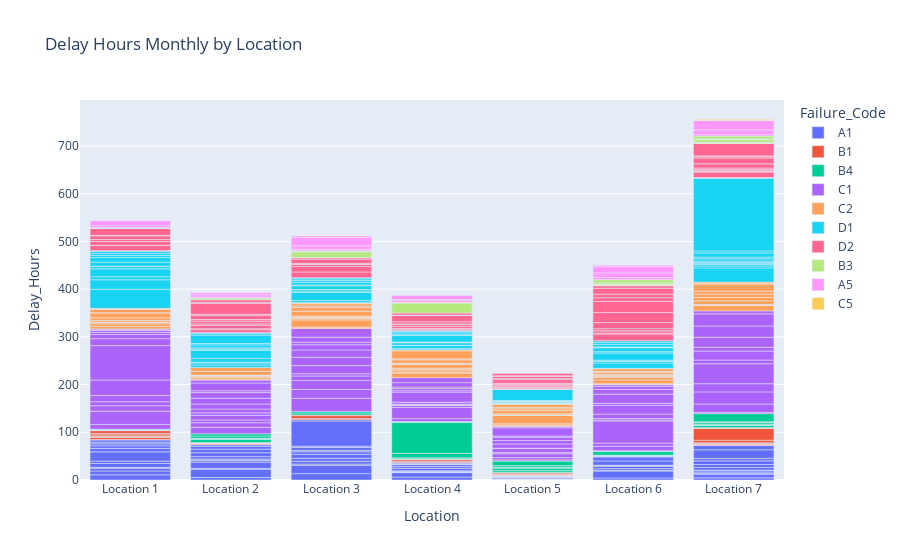

Notebook source saved alongside this figure:
### Code cell
fig = px.bar(ml_csv_group,
            x="Location", 
            y="Delay_Hours", 
            color="Failure_Code", 
            title="Delay Hours Monthly by Location"
          )

fig.show()

### Figure 1 — Plotly figure (JSON) as saved in the notebook; plotly's stock layout.template omitted (floating-point values rounded to 4 significant figures)
{"data": [{"hovertemplate": "Failure_Code=A1<br>Location=%{x}<br>Delay_Hours=%{y}<extra></extra>", "legendgroup": "A1", "marker": {"color": "#636efa", "pattern": {"shape": ""}}, "name": "A1", "orientation": "v", "showlegend": true, "textposition": "auto", "type": "bar", "x": ["Location 1", "Location 2", "Location 3", "Location 4", "Location 5", "Location 6", "Location 7", "Location 1", "Location 2", "Location 3", "Location 4", "Location 5", "Location 6", "Location 7", "Location 1", "Location 2", "Location 3", "Location 4", "Location 5", "Location 6", "Location 7", "Location 1", "Location 2", "Location 3", "Location 4", "Location 5", "Location 6", "Location 7", "Location 1", "Location 2", "Location 3", "Location 4", "Location 5", "Location 6", "Location 7", "Location 1", "Location 2", "Location 3", "Location 4", "Location 5", "Location 6", "Location 7", "Location 1", "Location 2", "Location 3", "Location 4", "Location 5", "Location 6", "Location 7", "Location 1", "Location 2", "Location 3", "Location 4", "Location 5", "Location 6", "Location 7", "Location 1", "Location 2", "Location 3", "Location 4", "Location 5", "Location 6", "Location 7", "Location 1", "Location 2", "Location 3", "Location 4", "Location 5", "Location 6", "Location 7", "Location 1", "Location 2", "Location 3", "Location 4", "Location 5", "Location 6", "Location 7", "Location 1", "Location 2", "Location 3", "Location 4", "Location 5", "Location 6", "Location 7"], "xaxis": "x", "y": [10.96, 5.22, 13.32, 6.03, 0.48, 4.26, 4.47, 8.01, 17.25, 17.3, 9.52, 0.99, 14.87, 7.8, 5.53, 1.97, 2.82, 1.08, 0.55, 0.22, 1.96, 2.04, 12.85, 5.91, 0.42, 0.13, 0.73, 2.63, 8.11, 3.3, 6.12, 2.05, 0.1, 3.61, 2.9, 4.96, 1.44, 8.2, 0.37, 2.08, 4.82, 0.84, 19.43, 1.99, 5.29, 5.21, 0.78, 2.16, 5.65, 7.24, 4.93, 3.22, 4.0, 0.95, 0.32, 6.16, 5.58, 8.24, 6.03, 3.78, 1.61, 9.02, 7.74, 4.12, 7.49, 2.69, 0.88, 0.05, 8.26, 5.24, 3.42, 5.7, 52.74, 1.1, 0.93, 1.08, 17.89, 4.56, 3.69, 2.85, 2.38, 0.44, 0.81, 8.84], "yaxis": "y"}, {"hovertemplate": "Failure_Code=B1<br>Location=%{x}<br>Delay_Hours=%{y}<extra></extra>", "legendgroup": "B1", "marker": {"color": "#EF553B", "pattern": {"shape": ""}}, "name": "B1", "orientation": "v", "showlegend": true, "textposition": "auto", "type": "bar", "x": ["Location 1", "Location 6", "Location 1", "Location 4", "Location 5", "Location 2", "Location 5", "Location 1", "Location 2", "Location 5", "Location 1", "Location 2", "Location 5", "Location 7", "Location 1", "Location 3", "Location 4", "Location 5", "Location 7", "Location 1", "Location 7", "Location 1", "Location 4", "Location 7", "Location 1", "Location 2", "Location 5", "Location 7", "Location 2", "Location 3", "Location 4", "Location 6", "Location 7", "Location 1", "Location 3", "Location 5", "Location 7", "Location 1", "Location 3", "Location 7"], "xaxis": "x", "y": [0.92, 1.08, 4.12, 2.16, 0.75, 0.04, 0.9, 1.16, 0.7, 0.57, 0.48, 2.42, 0.16, 1.65, 2.06, 2.22, 3.65, 3.23, 1.49, 3.66, 0.6, 1.32, 0.08, 1.87, 5.72, 0.08, 0.25, 0.34, 0.58, 0.08, 0.6, 0.14, 5.3, 0.67, 6.03, 0.74, 25.12, 0.1, 1.41, 0.24], "yaxis": "y"}, {"hovertemplate": "Failure_Code=B4<br>Location=%{x}<br>Delay_Hours=%{y}<extra></extra>", "legendgroup": "B4", "marker": {"color": "#00cc96", "pattern": {"shape": ""}}, "name": "B4", "orientation": "v", "showlegend": true, "textposition": "auto", "type": "bar", "x": ["Location 1", "Location 7", "Location 1", "Location 2", "Location 4", "Location 5", "Location 4", "Location 5", "Location 7", "Location 1", "Location 2", "Location 3", "Location 5", "Location 7", "Location 1", "Location 2", "Location 4", "Location 5", "Location 6", "Location 7", "Location 2", "Location 2", "Location 4", "Location 5", "Location 7", "Location 1", "Location 2", "Location 3", "Location 4", "Location 5", "Location 6", "Location 7", "Location 2", "Location 6", "Location 4", "Location 6", "Location 7", "Location 2", "Location 5", "Location 7"], "xaxis": "x", "y": [0.25, 1.08, 0.57, 0.1, 1.08, 3.87, 2.23, 0.08, 4.68, 0.42, 0.51, 4.15, 4.17, 0.18, 0.08, 6.81, 8.93, 3.08, 0.37, 2.67, 1.0, 0.91, 65.36, 0.17, 0.17, 1.1, 0.18, 3.42, 0.75, 3.37, 7.92, 3.31, 4.8, 1.37, 0.72, 0.18, 1.13, 4.77, 9.13, 17.03], "yaxis": "y"}, {"hovertemplate": "Failure_Code=C1<br>Location=%{x}<br>Delay_Hours=%{y}<extra></extra>", "legendgroup": "C1", "marker": {"color": "#ab63fa", "pattern": {"shape": ""}}, "name": "C1", "orientation": "v", "showlegend": true, "textposition": "auto", "type": "bar", "x": ["Location 1", "Location 2", "Location 3", "Location 4", "Location 5", "Location 6", "Location 7", "Location 1", "Location 2", "Location 3", "Location 4", "Location 5", "Location 6", "Location 7", "Location 1", "Location 2", "Location 3", "Location 4", "Location 5", "Location 6", "Location 7", "Location 1", "Location 2", "Location 3", "Location 4", "Location 5", "Location 6", "Location 7", "Location 1", "Location 2", "Location 3", "Location 4", "Location 5", "Location 6", "Location 7", "Location 1", "Location 2", "Location 3", "Location 4", "Location 5", "Location 6", "Location 7", "Location 1", "Location 2", "Location 3", "Location 4", "Location 5", "Location 6", "Location 7", "Location 1", "Location 2", "Location 3", "Location 4", "Location 5", "Location 6", "Location 7", "Location 1", "Location 2", "Location 3", "Location 4", "Location 5", "Location 6", "Location 7", "Location 1", "Location 2", "Location 3", "Location 4", "Location 5", "Location 6", "Location 7", "Location 1", "Location 2", "Location 3", "Location 4", "Location 5", "Location 6", "Location 7", "Location 1", "Location 2", "Location 3", "Location 4", "Location 5", "Location 6", "Location 7"], "xaxis": "x", "y": [9.9, 13.34, 27.3, 6.23, 2.66, 9.33, 2.64, 27.72, 9.71, 18.6, 23.72, 4.88, 6.96, 17.5, 11.33, 5.88, 19.06, 3.85, 7.8, 46.25, 25.55, 8.56, 9.83, 9.28, 1.34, 2.83, 1.9, 17.1, 12.93, 5.14, 4.71, 1.28, 8.2, 3.18, 41.95, 32.41, 7.88, 16.99, 4.18, 0.67, 9.36, 7.72, 72.28, 10.33, 17.43, 21.19, 8.97, 18.27, 18.77, 14.53, 12.34, 15.33, 3.1, 7.19, 3.98, 7.84, 8.7, 11.72, 11.07, 4.49, 6.94, 19.47, 21.0, 4.47, 3.87, 5.28, 3.18, 2.55, 10.2, 23.67, 3.92, 16.32, 10.34, 9.11, 17.15, 5.88, 25.55, 3.06, 6.18, 18.4, 10.5, 2.93, 3.54, 6.13], "yaxis": "y"}, {"hovertemplate": "Failure_Code=C2<br>Location=%{x}<br>Delay_Hours=%{y}<extra></extra>", "legendgroup": "C2", "marker": {"color": "#FFA15A", "pattern": {"shape": ""}}, "name": "C2", "orientation": "v", "showlegend": true, "textposition": "auto", "type": "bar", "x": ["Location 1", "Location 3", "Location 4", "Location 5", "Location 6", "Location 7", "Location 1", "Location 2", "Location 3", "Location 4", "Location 6", "Location 7", "Location 1", "Location 2", "Location 3", "Location 4", "Location 5", "Location 6", "Location 7", "Location 1", "Location 2", "Location 3", "Location 4", "Location 5", "Location 6", "Location 7", "Location 1", "Location 2", "Location 3", "Location 4", "Location 5", "Location 1", "Location 3", "Location 4", "Location 5", "Location 6", "Location 7", "Location 1", "Location 2", "Location 3", "Location 4", "Location 5", "Location 7", "Location 1", "Location 2", "Location 3", "Location 4", "Location 6", "Location 7", "Location 1", "Location 2", "Location 3", "Location 4", "Location 5", "Location 6", "Location 1", "Location 2", "Location 3", "Location 4", "Location 5", "Location 6", "Location 7", "Location 1", "Location 3", "Location 4", "Location 5", "Location 6", "Location 7", "Location 1", "Location 2", "Location 3", "Location 4", "Location 5", "Location 6", "Location 7"], "xaxis": "x", "y": [0.28, 2.4, 9.61, 2.57, 1.77, 11.21, 5.08, 0.7, 15.57, 1.93, 0.4, 0.4, 5.75, 3.96, 2.46, 4.51, 2.85, 7.9, 1.75, 3.05, 0.38, 0.9, 0.5, 18.14, 5.4, 7.53, 0.78, 3.25, 2.77, 3.27, 0.63, 3.1, 0.3, 8.02, 0.03, 2.1, 7.22, 5.41, 0.42, 1.13, 2.0, 2.1, 7.07, 10.09, 0.73, 10.49, 0.28, 1.78, 6.31, 0.72, 1.12, 7.83, 7.16, 7.18, 2.43, 6.86, 7.62, 3.41, 2.17, 3.45, 3.73, 14.65, 1.48, 4.53, 16.73, 2.82, 2.64, 2.07, 0.85, 8.22, 1.39, 2.44, 6.79, 5.6, 2.19], "yaxis": "y"}, {"hovertemplate": "Failure_Code=D1<br>Location=%{x}<br>Delay_Hours=%{y}<extra></extra>", "legendgroup": "D1", "marker": {"color": "#19d3f3", "pattern": {"shape": ""}}, "name": "D1", "orientation": "v", "showlegend": true, "textposition": "auto", "type": "bar", "x": ["Location 1", "Location 2", "Location 3", "Location 4", "Location 5", "Location 6", "Location 7", "Location 1", "Location 2", "Location 3", "Location 4", "Location 5", "Location 6", "Location 7", "Location 1", "Location 2", "Location 3", "Location 4", "Location 6", "Location 7", "Location 1", "Location 2", "Location 3", "Location 4", "Location 5", "Location 6", "Location 7", "Location 1", "Location 2", "Location 3", "Location 4", "Location 5", "Location 6", "Location 7", "Location 1", "Location 2", "Location 3", "Location 4", "Location 5", "Location 6", "Location 7", "Location 1", "Location 2", "Location 3", "Location 5", "Location 6", "Location 7", "Location 1", "Location 2", "Location 3", "Location 4", "Location 6", "Location 7", "Location 1", "Location 2", "Location 3", "Location 4", "Location 5", "Location 6", "Location 7", "Location 1", "Location 2", "Location 3", "Location 4", "Location 5", "Location 6", "Location 7", "Location 1", "Location 2", "Location 3", "Location 4", "Location 5", "Location 6", "Location 7", "Location 1", "Location 2", "Location 3", "Location 4", "Location 5", "Location 6", "Location 7"], "xaxis": "x", "y": [39.75, 5.12, 1.42, 2.58, 0.47, 0.7, 29.71, 20.04, 4.2, 3.91, 6.0, 1.07, 11.2, 3.96, 6.34, 1.75, 17.51, 0.66, 3.57, 3.68, 16.57, 7.84, 0.68, 5.22, 0.67, 2.39, 1.3, 4.74, 16.73, 4.41, 1.08, 0.17, 14.98, 2.24, 0.66, 2.72, 0.5, 0.5, 2.0, 2.84, 3.14, 8.69, 2.8, 7.84, 1.0, 8.35, 4.64, 9.64, 6.01, 1.7, 14.12, 1.4, 3.8, 4.17, 2.92, 5.04, 1.0, 0.58, 0.25, 8.34, 4.38, 17.64, 4.08, 4.09, 1.7, 5.43, 4.42, 4.17, 2.98, 3.7, 3.42, 23.12, 4.48, 151.9, 1.38, 2.55, 2.41, 1.41, 0.28, 3.07, 1.5], "yaxis": "y"}, {"hovertemplate": "Failure_Code=D2<br>Location=%{x}<br>Delay_Hours=%{y}<extra></extra>", "legendgroup": "D2", "marker": {"color": "#FF6692", "pattern": {"shape": ""}}, "name": "D2", "orientation": "v", "showlegend": true, "textposition": "auto", "type": "bar", "x": ["Location 1", "Location 2", "Location 3", "Location 4", "Location 5", "Location 6", "Location 7", "Location 2", "Location 3", "Location 5", "Location 6", "Location 7", "Location 1", "Location 2", "Location 4", "Location 5", "Location 6", "Location 7", "Location 2", "Location 3", "Location 4", "Location 5", "Location 6", "Location 7", "Location 1", "Location 2", "Location 3", "Location 4", "Location 5", "Location 6", "Location 7", "Location 1", "Location 2", "Location 3", "Location 4", "Location 5", "Location 6", "Location 7", "Location 1", "Location 2", "Location 3", "Location 4", "Location 5", "Location 6", "Location 7", "Location 2", "Location 4", "Location 5", "Location 6", "Location 1", "Location 2", "Location 4", "Location 5", "Location 6", "Location 7", "Location 2", "Location 3", "Location 4", "Location 5", "Location 6", "Location 7", "Location 1", "Location 2", "Location 4", "Location 5", "Location 6", "Location 7", "Location 2", "Location 3", "Location 4", "Location 5", "Location 6", "Location 7"], "xaxis": "x", "y": [11.09, 5.87, 12.06, 3.15, 1.23, 13.96, 0.5, 1.96, 11.2, 2.14, 2.02, 11.28, 0.33, 6.7, 0.92, 1.9, 4.94, 1.72, 3.52, 4.42, 0.33, 2.47, 0.07, 1.21, 7.92, 5.03, 0.58, 4.46, 3.06, 4.16, 2.67, 4.16, 3.69, 1.83, 4.48, 2.0, 12.95, 2.98, 7.83, 0.52, 8.75, 0.42, 7.57, 20.94, 8.73, 8.15, 4.42, 2.19, 23.25, 1.0, 2.92, 13.48, 4.49, 7.67, 12.24, 22.64, 2.92, 0.5, 0.5, 7.51, 2.7, 14.4, 2.04, 0.25, 1.16, 12.5, 1.79, 5.27, 0.45, 4.42, 5.52, 5.18, 25.98], "yaxis": "y"}, {"hovertemplate": "Failure_Code=B3<br>Location=%{x}<br>Delay_Hours=%{y}<extra></extra>", "legendgroup": "B3", "marker": {"color": "#B6E880", "pattern": {"shape": ""}}, "name": "B3", "orientation": "v", "showlegend": true, "textposition": "auto", "type": "bar", "x": ["Location 3", "Location 2", "Location 3", "Location 2", "Location 6", "Location 7", "Location 1", "Location 3", "Location 6", "Location 4", "Location 5", "Location 7", "Location 4", "Location 6", "Location 7", "Location 6", "Location 7", "Location 1", "Location 5", "Location 7"], "xaxis": "x", "y": [12.07, 3.27, 0.07, 0.88, 1.57, 0.85, 0.47, 1.92, 1.58, 20.79, 0.45, 2.28, 1.52, 2.65, 5.95, 6.9, 0.3, 0.75, 0.45, 6.13], "yaxis": "y"}, {"hovertemplate": "Failure_Code=A5<br>Location=%{x}<br>Delay_Hours=%{y}<extra></extra>", "legendgroup": "A5", "marker": {"color": "#FF97FF", "pattern": {"shape": ""}}, "name": "A5", "orientation": "v", "showlegend": true, "textposition": "auto", "type": "bar", "x": ["Location 1", "Location 2", "Location 3", "Location 4", "Location 5", "Location 6", "Location 7", "Location 1", "Location 2", "Location 3", "Location 4", "Location 6", "Location 7", "Location 1", "Location 2", "Location 3", "Location 4", "Location 6", "Location 7", "Location 1", "Location 3", "Location 4", "Location 5", "Location 6", "Location 7"], "xaxis": "x", "y": [0.53, 1.97, 3.48, 4.04, 0.1, 4.4, 3.02, 4.07, 4.6, 6.98, 1.9, 9.84, 10.03, 10.71, 4.33, 17.44, 8.7, 13.19, 19.44, 0.47, 3.34, 0.47, 0.47, 2.8, 0.5], "yaxis": "y"}, {"hovertemplate": "Failure_Code=C5<br>Location=%{x}<br>Delay_Hours=%{y}<extra></extra>", "legendgroup": "C5", "marker": {"color": "#FECB52", "pattern": {"shape": ""}}, "name": "C5", "orientation": "v", "showlegend": true, "textposition": "auto", "type": "bar", "x": ["Location 7", "Location 7"], "xaxis": "x", "y": [2.47, 0.34], "yaxis": "y"}], "layout": {"barmode": "relative", "legend": {"title": {"text": "Failure_Code"}, "tracegroupgap": 0}, "title": {"text": "Delay Hours Monthly by Location"}, "xaxis": {"anchor": "y", "domain": [0, 1], "title": {"text": "Location"}}, "yaxis": {"anchor": "x", "domain": [0, 1], "title": {"text": "Delay_Hours"}}}}
